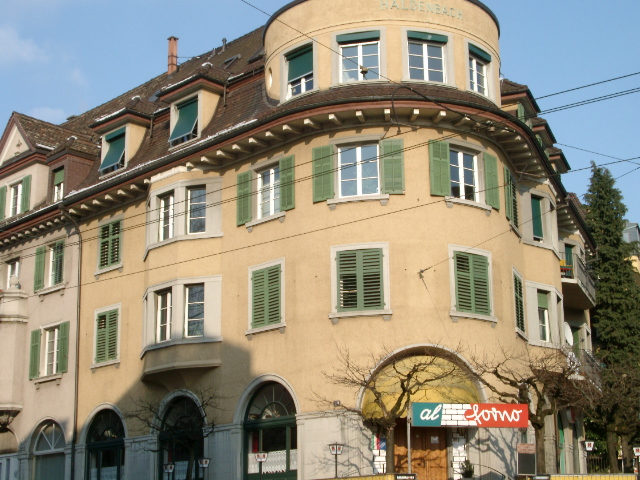
%> input picture surf_before_change/lena1.png, 640 x 480 px
$ octave net.m   (GNU Octave 9; MATLAB toolbox functions it lacks are replaced by stand-ins)
%> lines starting %> are read from the running program, lines starting %| are printed output that depends on the picture
boxImage = imread('lena1.png');
%> boxImage is the input picture: size 480x640x3 uint8; mean R, G, B 144.4, 138, 120.9
sceneImage = imread('lena2.png');
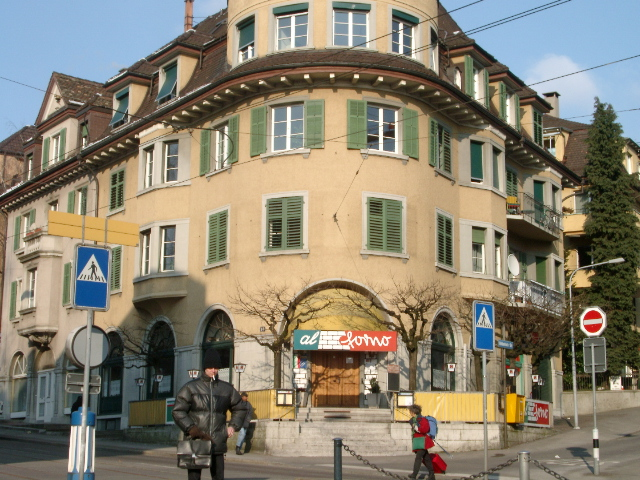
%> input picture surf_before_change/lena2.png, 640 x 480 px
%> sceneImage is the input picture: size 480x640x3 uint8; mean R, G, B 136.9, 129.7, 112.7
sceneImage = rgb2gray(sceneImage);
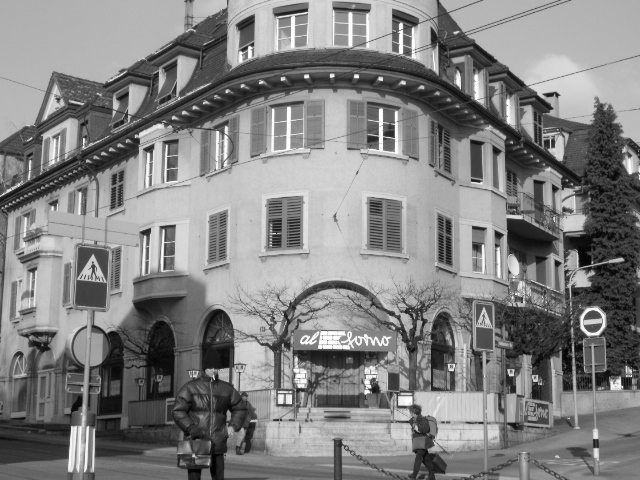
%> sceneImage: size 480x640 uint8; min 0, max 255, mean 129.9
boxImage = rgb2gray(boxImage);
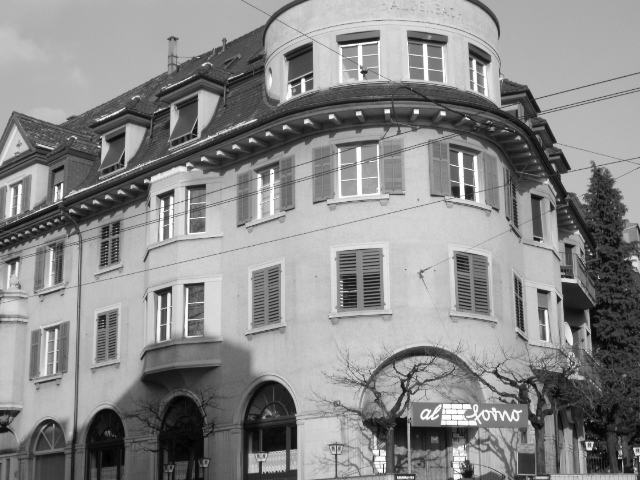
%> boxImage: size 480x640 uint8; min 0, max 255, mean 138
%> (the run ends here)
